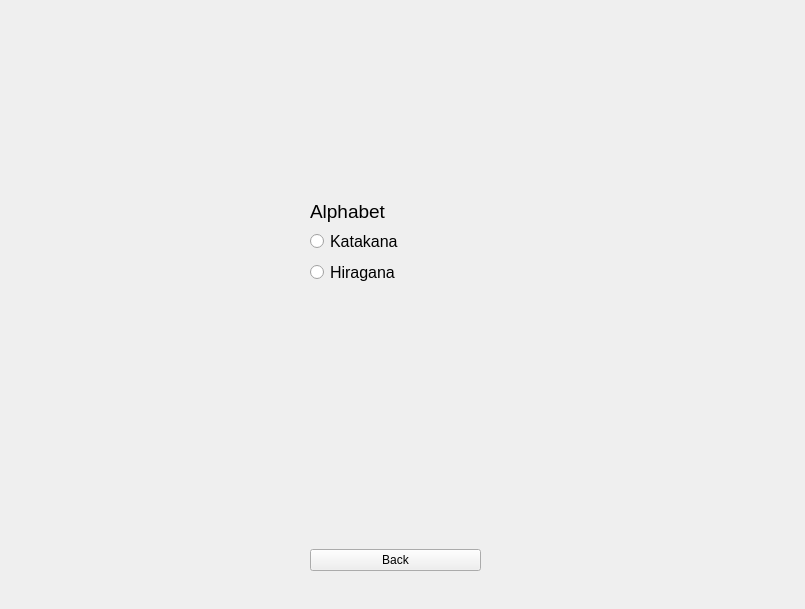
<?xml version="1.0" encoding="UTF-8"?>
<ui version="4.0">
 <class>Form</class>
 <widget class="QWidget" name="Form">
  <property name="geometry">
   <rect>
    <x>0</x>
    <y>0</y>
    <width>805</width>
    <height>609</height>
   </rect>
  </property>
  <property name="windowTitle">
   <string>Form</string>
  </property>
  <widget class="QWidget" name="">
   <property name="geometry">
    <rect>
     <x>310</x>
     <y>200</y>
     <width>171</width>
     <height>371</height>
    </rect>
   </property>
   <layout class="QVBoxLayout" name="verticalLayout_2">
    <item>
     <layout class="QVBoxLayout" name="verticalLayout">
      <item>
       <widget class="QLabel" name="label">
        <property name="font">
         <font>
          <pointsize>14</pointsize>
         </font>
        </property>
        <property name="text">
         <string>Alphabet</string>
        </property>
       </widget>
      </item>
      <item>
       <widget class="QRadioButton" name="katakanaBtn">
        <property name="font">
         <font>
          <pointsize>12</pointsize>
         </font>
        </property>
        <property name="text">
         <string>Katakana</string>
        </property>
       </widget>
      </item>
      <item>
       <widget class="QRadioButton" name="hiraganaBtn">
        <property name="font">
         <font>
          <pointsize>12</pointsize>
         </font>
        </property>
        <property name="text">
         <string>Hiragana</string>
        </property>
       </widget>
      </item>
     </layout>
    </item>
    <item>
     <spacer name="verticalSpacer">
      <property name="orientation">
       <enum>Qt::Vertical</enum>
      </property>
      <property name="sizeHint" stdset="0">
       <size>
        <width>166</width>
        <height>188</height>
       </size>
      </property>
     </spacer>
    </item>
    <item>
     <widget class="QPushButton" name="baskBtn">
      <property name="text">
       <string>Back</string>
      </property>
     </widget>
    </item>
   </layout>
  </widget>
 </widget>
 <resources/>
 <connections/>
</ui>
